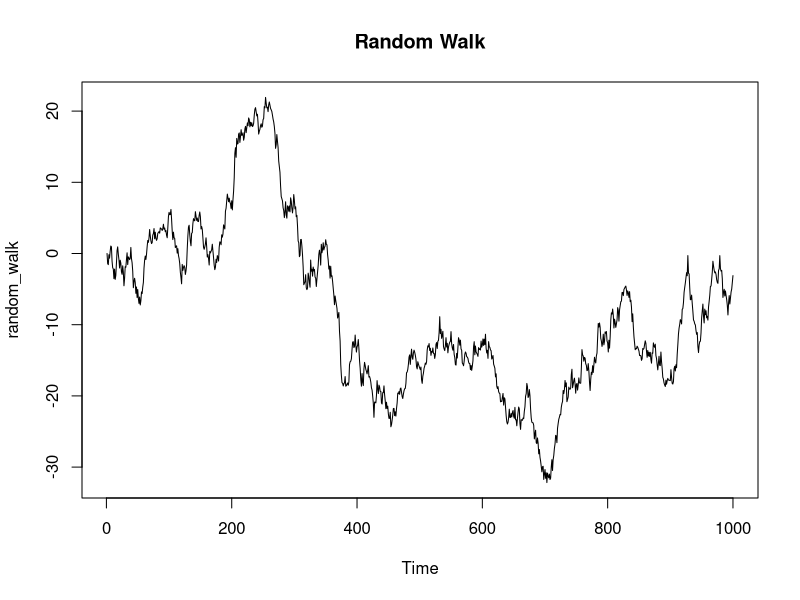
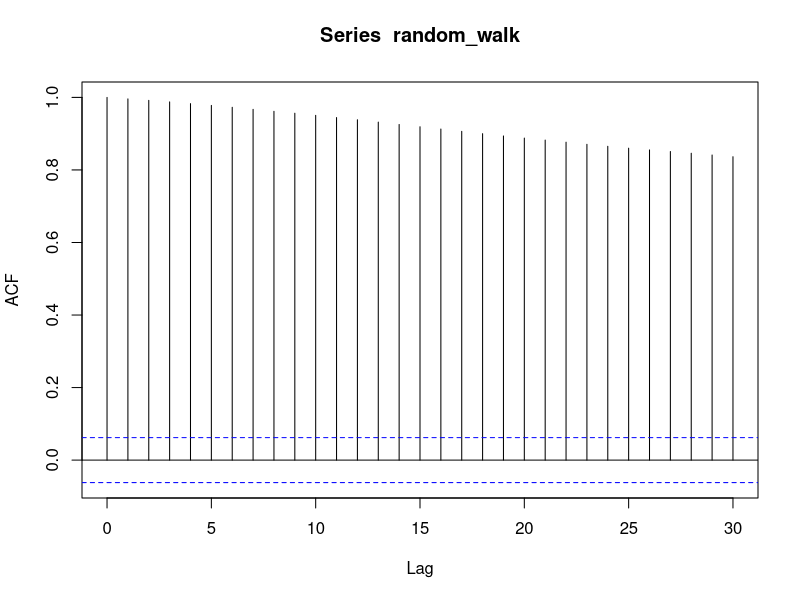
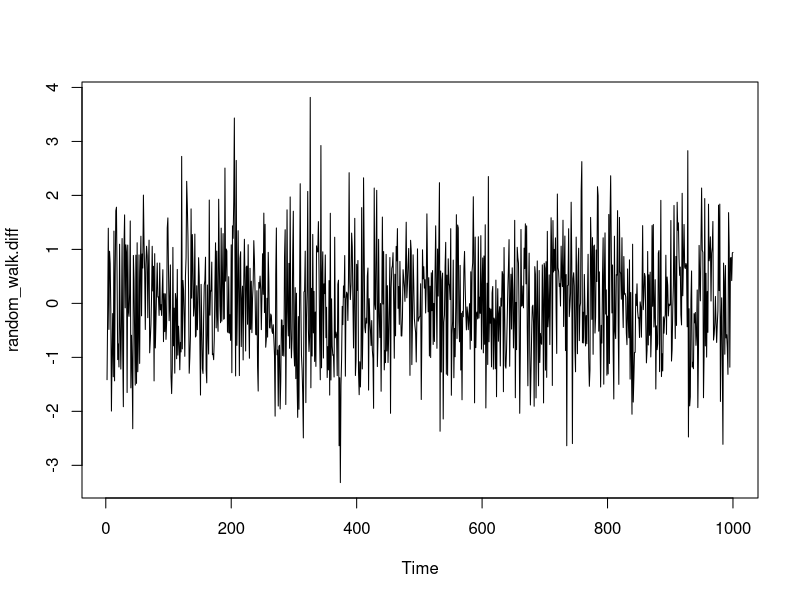
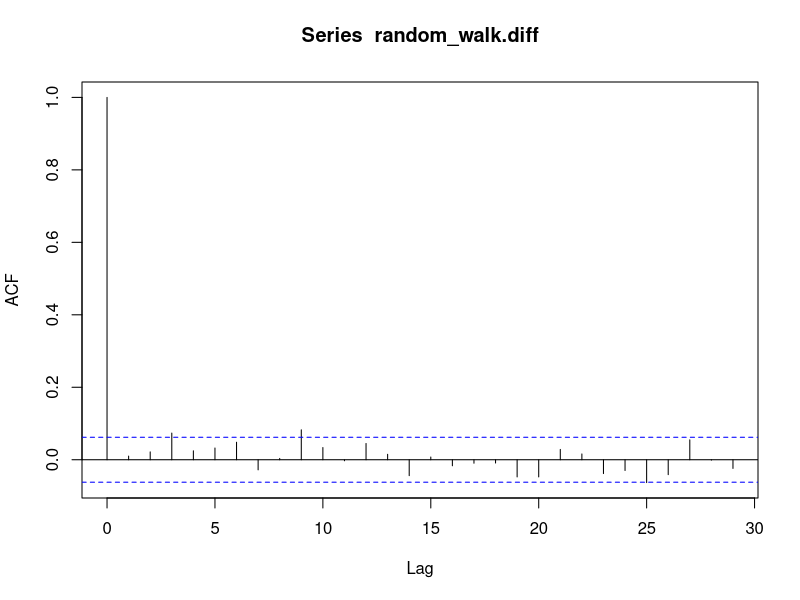

These figures' R source, in order:
## ---- chunk 1
x = NULL
x[1] = 0
for (i in 2:1000) {
  x[i] = x[i-1] + rnorm(1)
}

random_walk = ts(x)
plot(random_walk, main='Random Walk')
## ---- chunk 2
acf(random_walk)
## ---- chunk 3
random_walk.diff = diff(random_walk)
plot(random_walk.diff)
## ---- chunk 4
acf(random_walk.diff)
